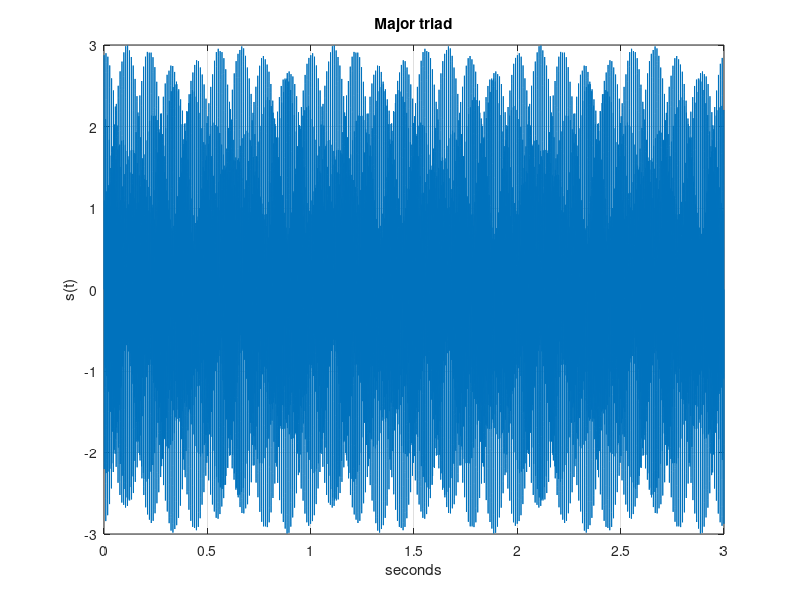

Here is the MATLAB script that generated this plot:
%%%%%%%%%%%%%%%%%%%%%%%%%%%%%%
t= 0:0.0001:3;
s = sin(2*pi*440*t) + sin(2*pi*554*t) + sin(2*pi*659*t);
plot(t,s);
grid on;
xlabel('seconds');
ylabel('s(t)');
title('Major triad');
soundsc(s);
%%%%%%%%%%%%%%%%%%%%%%%%%%%%%%